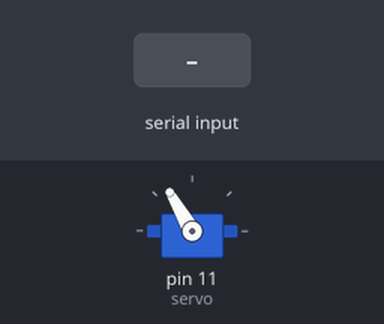
Recording of a sketch running on a simulated Arduino Uno, built with avr-gcc and run on an emulated ATmega328P. On the bench: servo. Inputs (shaded band) come from the test bench.

Above: at 1.2 s.
1.3 s: "1" received over Serial
At 2.1 s:
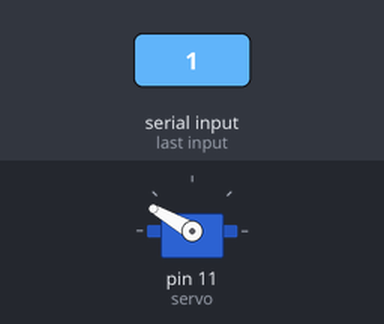
2.8 s: "0" received over Serial
At 3.2 s:
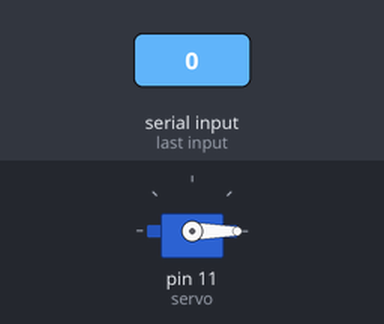
4.3 s: "1" received over Serial
At 5.5 s:
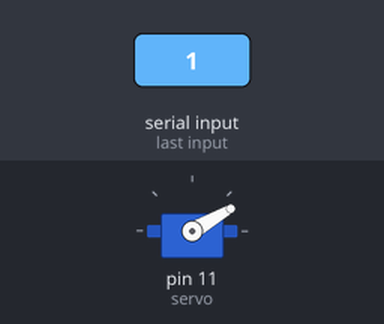
5.8 s: "2" received over Serial
At 6.7 s:
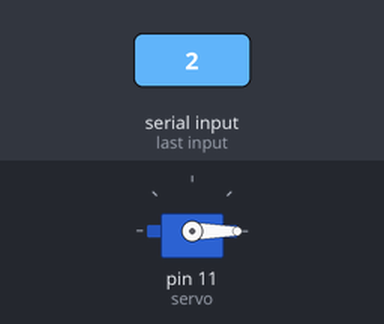
Timing chart, 0 to 8.3 s (numbered marks = the images above; inputs shaded):
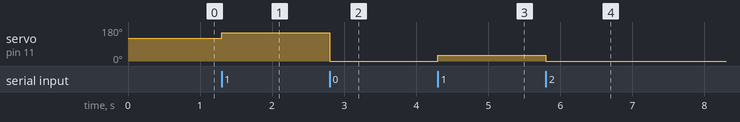

Measured:
- after the input at 1.3 s, servo on pin 11 (servo): 120° → 150° at once
- after the input at 2.8 s, servo on pin 11 (servo): 150° → 0° at once
- after the input at 4.3 s, servo on pin 11 (servo): 0° → 30° at once
- after the input at 5.8 s, servo on pin 11 (servo): 30° → 0° at once

The sketch:

sketch_jan22b.ino
```cpp
#include <Servo.h>

Servo servo;
int value = 120;
void setup() {
  // put your setup code here, to run once:
  servo.attach(11);
  Serial.begin(9600);

}

void loop()
{
  // put your main code here, to run repeatedly:
  if(Serial.available())
  {
    char in_data;
    in_data = Serial.read();
    if(in_data == '1')
    {
      value +=30;
      if(value == 210)
      {
        value = 0;
      }
    }

    else
    {
      value = 0;
    }

  }
  servo.write(value);
}
```
